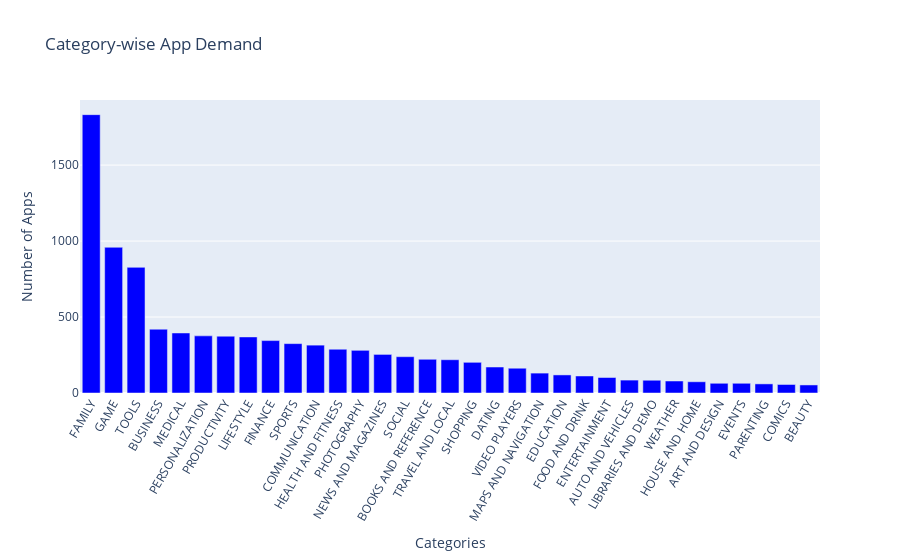

The cell this chart's notebook holds for it:
### Markdown cell above
## What type of apps are in demand?

### Code cell
category=df['Category'].value_counts().sort_values(ascending=False)

data = [go.Bar(
        x = category.index,
        y = category.values,hoverinfo='y',marker_color='#0000ff')]
layout=go.Layout(
    title = 'Category-wise App Demand',
    yaxis = {'title': 'Number of Apps'},
    xaxis = {'title': 'Categories','tickangle': -60})
fig0=go.Figure(data=data,layout=layout)
fig0.show()

### Figure 1 — Plotly figure (JSON) as saved in the notebook; plotly's stock layout.template omitted (floating-point values rounded to 4 significant figures)
{"data": [{"hoverinfo": "y", "marker": {"color": "#0000ff"}, "type": "bar", "x": ["FAMILY", "GAME", "TOOLS", "BUSINESS", "MEDICAL", "PERSONALIZATION", "PRODUCTIVITY", "LIFESTYLE", "FINANCE", "SPORTS", "COMMUNICATION", "HEALTH AND FITNESS", "PHOTOGRAPHY", "NEWS AND MAGAZINES", "SOCIAL", "BOOKS AND REFERENCE", "TRAVEL AND LOCAL", "SHOPPING", "DATING", "VIDEO PLAYERS", "MAPS AND NAVIGATION", "EDUCATION", "FOOD AND DRINK", "ENTERTAINMENT", "AUTO AND VEHICLES", "LIBRARIES AND DEMO", "WEATHER", "HOUSE AND HOME", "ART AND DESIGN", "EVENTS", "PARENTING", "COMICS", "BEAUTY"], "y": [1832, 959, 827, 420, 395, 376, 374, 369, 345, 325, 315, 288, 281, 254, 239, 222, 219, 202, 171, 163, 131, 119, 112, 102, 85, 84, 79, 74, 64, 64, 60, 56, 53]}], "layout": {"title": {"text": "Category-wise App Demand"}, "xaxis": {"tickangle": -60, "title": {"text": "Categories"}}, "yaxis": {"title": {"text": "Number of Apps"}}}}
